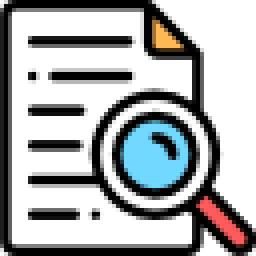
#> input picture Image/file.png, 64 x 64 px (shown 4 times larger)
$ python Round.py
#> lines starting #> are read from the running program, lines starting #| are printed output that depends on the picture
from PIL import Image, ImageTk, ImageOps
from tkinter import Label

with Image.open("Image/file.png") as img:
#> img is the input picture: PIL image 64x64 RGBA; mean R, G, B, A 165.7, 168.1, 169.2, 207.8
    img = img.resize((200, 200))
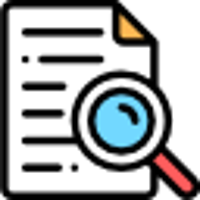
#> img: PIL image 200x200 RGBA; mean R, G, B, A 122.5, 125, 126, 207.8; transparent parts drawn white
#> (the run stopped early here; a loop or call above may not have finished)

$ run again, with Image/add.png copied over Image/file.png
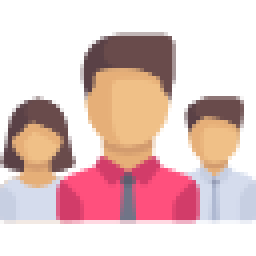
#> input picture Image/add.png, 64 x 64 px (shown 4 times larger)
#> img is the input picture: PIL image 64x64 RGBA; mean R, G, B, A 224, 193.8, 191.6, 118.2
#> `img = img.resize((200, 200))`:
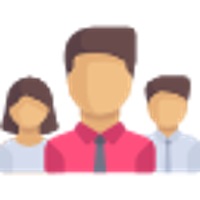
#> img: PIL image 200x200 RGBA; mean R, G, B, A 102.4, 70.5, 68.3, 118.1; transparent parts drawn white
